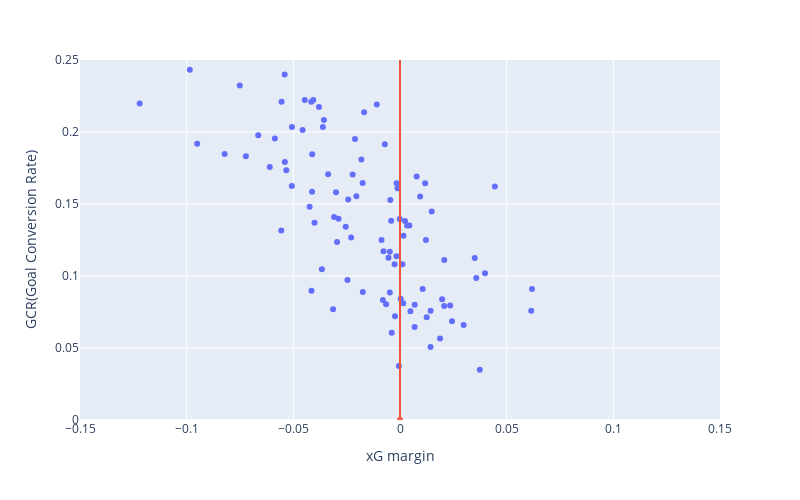

Notebook code cell kept with this figure:
### Code cell
t_df = df1.reset_index()
t_df['xG margin'] =  t_df['xG'] - t_df['goal per shot']
fig = px.scatter(data_frame=t_df, x="xG margin", y="goal per shot", custom_data='player_name', width=800, height=500, 
                 )
fig.update_xaxes(range=[-0.15, 0.15], title_text='xG margin')
fig.update_yaxes(range=[0, 0.25], title_text='GCR(Goal Conversion Rate)')
fig.add_trace(go.Scatter(x=[0,0], y=[0,0.35]))
fig.update_layout(showlegend=False)
fig.update_traces(hovertemplate = "player : %{customdata} <br>" + 
                  '<br>' + 
                  'xG : %{x:.3f} <br>' + 
                  'G/Shot : %{y:.3f}')
fig.update_layout(hoverlabel_bgcolor="white",
                  hoverlabel_font_size=10,
                  hoverlabel_font_color='black',
                  hoverlabel_font_family="Rockwell")
fig.update_xaxes(showspikes=True, spikecolor="gray", spikesnap="cursor", spikethickness=1)
fig.update_yaxes(showspikes=True, spikecolor="gray", spikethickness=1)
fig.show()

### Figure 1 — Plotly figure (JSON) as saved in the notebook; plotly's stock layout.template omitted (floating-point values rounded to 4 significant figures)
{"data": [{"customdata": [["Alejandro Darío Gómez"], ["Aleksandar Mitrović"], ["Alexandre Lacazette"], ["Alexis Alejandro Sánchez Sánchez"], ["Andrea Belotti"], ["Andy Delort"], ["Anthony Modeste"], ["Antoine Griezmann"], ["Antonio Candreva"], ["Aritz Aduriz Zubeldia"], ["Bamidele Alli"], ["Borja González Tomás"], ["Carlos Arturo Bacca Ahumada"], ["Charles Días Barbosa de Oliveira"], ["Cheikh N''Doye"], ["Christian Dannemann Eriksen"], ["Claudio Beauvue"], ["Cristiano Ronaldo dos Santos Aveiro"], ["Cyril Théréau"], ["Daniel Ciofani"], ["Daniel Didavi"], ["Deyverson Brum Silva Acosta"], ["Domenico Berardi"], ["Eder Citadin Martins"], ["Edin Džeko"], ["Edinson Roberto Cavani Gómez"], ["Fabio Quagliarella"], ["Fabián Ariel Orellana Valenzuela"], ["Federico Dionisi"], ["Franco Damián Vázquez"], ["Gareth Frank Bale"], ["Giacomo Bonaventura"], ["Giampaolo Pazzini"], ["Giovanni-Guy Yann Sio"], ["Gnégnéri Yaya Touré"], ["Gonzalo Gerardo Higuaín"], ["Graziano Pellè"], ["Gylfi Þór Sigurðsson"], ["Hakan Çalhanoğlu"], ["Harry Kane"], ["Hatem Ben Arfa"], ["Henrikh Mkhitaryan"], ["Iago Aspas Juncal"], ["Ivan Perišić"], ["Jamie Vardy"], ["Javier Guerra Rodríguez"], ["Jermain Defoe"], ["Jonathan Viera Ramos"], ["Josip Iličić"], ["José Luis Morales Nogales"], ["José Salomón Rondón Giménez"], ["Karim Bellarabi"], ["Karim Benzema"], ["Kevin Gameiro"], ["Klaas-Jan Huntelaar"], ["Lionel Andrés Messi Cuccittini"], ["Lorenzo Insigne"], ["Lucas Pérez Martínez"], ["Luis Alberto Romero Alconchel"], ["Luis Alberto Suárez Díaz"], ["Manuel Agudo Durán"], ["Marek Hamšík"], ["Marko Arnautović"], ["Martin Braithwaite Christensen"], ["Massimo Maccarone"], ["Matt Ritchie"], ["Michy Batshuayi Tunga"], ["Mohamed Salah"], ["Neymar da Silva Santos Junior"], ["Nicolas de Roussel de Préville"], ["Nikola Kalinić"], ["Odion Jude Ighalo"], ["Olivier Giroud"], ["Paul Pogba"], ["Paulo Bruno Exequiel Dybala"], ["Philippe Coutinho Correia"], ["Pierre-Emerick Aubameyang"], ["Raffael Caetano de Araújo"], ["Raúl García Escudero"], ["Riccardo Saponara"], ["Riyad Mahrez"], ["Robert Lewandowski"], ["Romelu Lukaku Menama"], ["Ronny Rodelin"], ["Ross Barkley"], ["Rubén Castro Martín"], ["Rubén Rochina Naixes"], ["Sadio Mané"], ["Sandro Wagner"], ["Sergio Leonel Agüero del Castillo"], ["Stephan El Shaarawy"], ["Thomas Müller"], ["Tiago Manuel Dias Correia"], ["Troy Deeney"], ["Wayne Mark Rooney"], ["Wissam Ben Yedder"], ["Yannis Salibur"], ["Youssef El-Arabi"], ["Zlatan Ibrahimović"]], "hovertemplate": "player : %{customdata} <br><br>xG : %{x:.3f} <br>G/Shot : %{y:.3f}", "legendgroup": "", "marker": {"color": "#636efa", "symbol": "circle"}, "mode": "markers", "name": "", "orientation": "v", "showlegend": false, "type": "scatter", "x": [-0.006529, 0.03504, -0.04157, -0.007749, 0.01179, 0.01975, 0.004402, -0.0751, 0.02075, -0.03566, -0.04007, -0.00709, -0.04064, -0.0001242, -0.02291, -0.00389, 0.006901, -0.02427, 0.01487, -0.004771, -0.0288, -0.008665, 0.02351, -0.05071, 0.06188, -0.05552, 0.02073, 0.01062, -0.03661, 0.004879, -0.122, 0.01878, 0.06151, 0.03575, 0.001512, -0.06644, -0.02544, -0.0295, 0.0374, -0.02999, -0.0822, -0.03087, -0.03368, -0.002514, -0.03616, 0.007805, -0.02218, -0.001675, -0.06104, -0.02464, 0.01216, -0.008021, -0.05406, -0.01087, -0.00158, -0.0175, -0.01744, -0.0533, 0.01435, -0.1118, -0.04236, 0.01251, -0.004537, 0.03986, -0.04122, 0.01431, 0.002356, -0.09505, -0.02111, 0.02982, 0.04447, 0.003334, -0.02045, 0.006844, -0.05398, -0.002342, -0.01681, -0.07226, -0.004763, 0.02436, -0.05868, -0.04566, 0.009431, -0.05567, 0.0003216, -0.04116, -0.03136, 0.001635, -0.001172, -0.05063, 0.001127, -0.03798, -0.0005151, -0.004145, -0.005406, -0.01812, -0.04148, -0.04462, -0.09854], "xaxis": "x", "y": [0.08046, 0.1125, 0.2211, 0.1171, 0.1644, 0.08392, 0.1351, 0.2323, 0.1111, 0.2083, 0.137, 0.1915, 0.2222, 0.1395, 0.1268, 0.06061, 0.08, 0.1532, 0.1447, 0.1169, 0.1398, 0.125, 0.07955, 0.1625, 0.09091, 0.2209, 0.07921, 0.09091, 0.1047, 0.07547, 0.2198, 0.0566, 0.07595, 0.09859, 0.08108, 0.1978, 0.1341, 0.1236, 0.03488, 0.1582, 0.1848, 0.141, 0.1707, 0.1081, 0.2034, 0.169, 0.1705, 0.1136, 0.1757, 0.09722, 0.125, 0.08333, 0.24, 0.2192, 0.1644, 0.1646, 0.08889, 0.1735, 0.07595, 0.2878, 0.1481, 0.07143, 0.1528, 0.1019, 0.1585, 0.05063, 0.1382, 0.1918, 0.1951, 0.06593, 0.1622, 0.1351, 0.1553, 0.06452, 0.1792, 0.07207, 0.2137, 0.1831, 0.08861, 0.06849, 0.1954, 0.2013, 0.1552, 0.1316, 0.08421, 0.1845, 0.07692, 0.1279, 0.1609, 0.2034, 0.1081, 0.2174, 0.0375, 0.1383, 0.1127, 0.1809, 0.08974, 0.2222, 0.2432], "yaxis": "y"}, {"hovertemplate": "player : %{customdata} <br><br>xG : %{x:.3f} <br>G/Shot : %{y:.3f}", "type": "scatter", "x": [0, 0], "y": [0, 0.35]}], "layout": {"height": 500, "hoverlabel": {"bgcolor": "white", "font": {"color": "black", "family": "Rockwell", "size": 10}}, "legend": {"tracegroupgap": 0}, "margin": {"t": 60}, "showlegend": false, "width": 800, "xaxis": {"anchor": "y", "domain": [0, 1], "range": [-0.15, 0.15], "showspikes": true, "spikecolor": "gray", "spikesnap": "cursor", "spikethickness": 1, "title": {"text": "xG margin"}}, "yaxis": {"anchor": "x", "domain": [0, 1], "range": [0, 0.25], "showspikes": true, "spikecolor": "gray", "spikethickness": 1, "title": {"text": "GCR(Goal Conversion Rate)"}}}}
